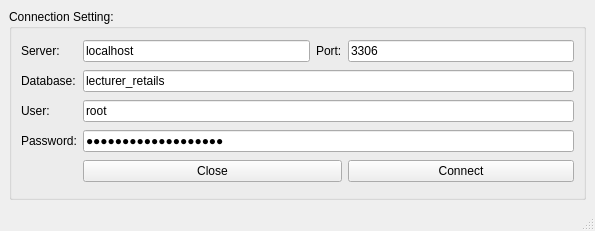
<?xml version="1.0" encoding="UTF-8"?>
<ui version="4.0">
 <class>MainWindow</class>
 <widget class="QMainWindow" name="MainWindow">
  <property name="geometry">
   <rect>
    <x>0</x>
    <y>0</y>
    <width>595</width>
    <height>231</height>
   </rect>
  </property>
  <property name="windowTitle">
   <string>Trần Duy Thanh</string>
  </property>
  <property name="windowIcon">
   <iconset>
    <normaloff>../Images/ic_logo.jpg</normaloff>../Images/ic_logo.jpg</iconset>
  </property>
  <widget class="QWidget" name="centralwidget">
   <layout class="QVBoxLayout" name="verticalLayout">
    <item>
     <widget class="QGroupBox" name="groupBox">
      <property name="title">
       <string>Connection Setting:</string>
      </property>
      <layout class="QGridLayout" name="gridLayout">
       <item row="4" column="0">
        <widget class="QLabel" name="label_5">
         <property name="text">
          <string>Password:</string>
         </property>
        </widget>
       </item>
       <item row="3" column="0">
        <widget class="QLabel" name="label_4">
         <property name="text">
          <string>User:</string>
         </property>
        </widget>
       </item>
       <item row="0" column="1">
        <widget class="QLineEdit" name="lineEditServer">
         <property name="text">
          <string>localhost</string>
         </property>
        </widget>
       </item>
       <item row="0" column="2">
        <widget class="QLabel" name="label_2">
         <property name="text">
          <string>Port:</string>
         </property>
        </widget>
       </item>
       <item row="0" column="0">
        <widget class="QLabel" name="label">
         <property name="text">
          <string>Server:</string>
         </property>
        </widget>
       </item>
       <item row="2" column="0">
        <widget class="QLabel" name="label_3">
         <property name="text">
          <string>Database:</string>
         </property>
        </widget>
       </item>
       <item row="0" column="3">
        <widget class="QLineEdit" name="lineEditPort">
         <property name="text">
          <string>3306</string>
         </property>
        </widget>
       </item>
       <item row="2" column="1" colspan="3">
        <widget class="QLineEdit" name="lineEditDatabase">
         <property name="text">
          <string>lecturer_retails</string>
         </property>
        </widget>
       </item>
       <item row="3" column="1" colspan="3">
        <widget class="QLineEdit" name="lineEditUser">
         <property name="text">
          <string>root</string>
         </property>
        </widget>
       </item>
       <item row="4" column="1" colspan="3">
        <widget class="QLineEdit" name="lineEditPassword">
         <property name="text">
          <string>3141592653589793Mk.</string>
         </property>
         <property name="echoMode">
          <enum>QLineEdit::Password</enum>
         </property>
        </widget>
       </item>
       <item row="5" column="3">
        <widget class="QPushButton" name="pushButtonConnect">
         <property name="text">
          <string>Connect</string>
         </property>
         <property name="icon">
          <iconset>
           <normaloff>../Images/ic_connect.png</normaloff>../Images/ic_connect.png</iconset>
         </property>
        </widget>
       </item>
       <item row="5" column="1" colspan="2">
        <widget class="QPushButton" name="pushButtonClose">
         <property name="text">
          <string>Close</string>
         </property>
         <property name="icon">
          <iconset>
           <normaloff>../Images/ic_shutdown.png</normaloff>../Images/ic_shutdown.png</iconset>
         </property>
         <property name="shortcut">
          <string>Esc</string>
         </property>
        </widget>
       </item>
      </layout>
     </widget>
    </item>
   </layout>
  </widget>
  <widget class="QMenuBar" name="menubar">
   <property name="geometry">
    <rect>
     <x>0</x>
     <y>0</y>
     <width>595</width>
     <height>21</height>
    </rect>
   </property>
  </widget>
  <widget class="QStatusBar" name="statusbar"/>
 </widget>
 <resources/>
 <connections>
  <connection>
   <sender>pushButtonClose</sender>
   <signal>clicked()</signal>
   <receiver>MainWindow</receiver>
   <slot>close()</slot>
   <hints>
    <hint type="sourcelabel">
     <x>260</x>
     <y>271</y>
    </hint>
    <hint type="destinationlabel">
     <x>179</x>
     <y>166</y>
    </hint>
   </hints>
  </connection>
 </connections>
</ui>
